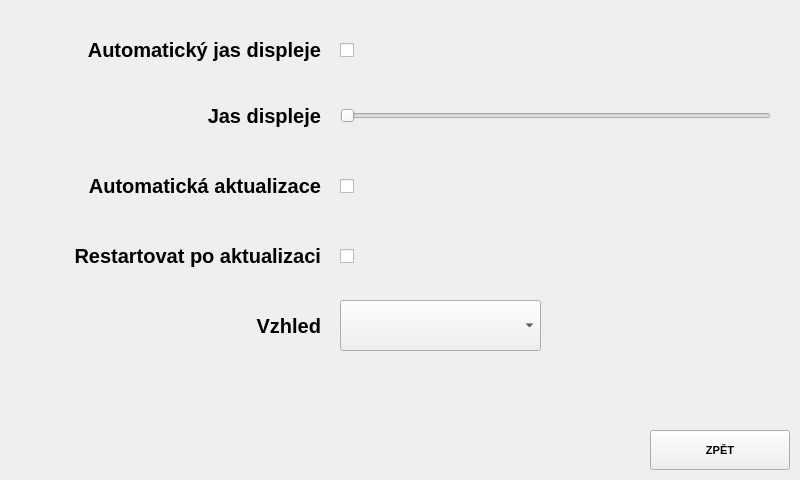
<?xml version="1.0" encoding="UTF-8"?>
<ui version="4.0">
 <class>Config</class>
 <widget class="QWidget" name="Config">
  <property name="geometry">
   <rect>
    <x>0</x>
    <y>0</y>
    <width>800</width>
    <height>480</height>
   </rect>
  </property>
  <property name="windowTitle">
   <string>Form</string>
  </property>
  <widget class="QPushButton" name="pushButtonBack">
   <property name="geometry">
    <rect>
     <x>650</x>
     <y>430</y>
     <width>140</width>
     <height>40</height>
    </rect>
   </property>
   <property name="font">
    <font>
     <pointsize>8</pointsize>
     <weight>75</weight>
     <bold>true</bold>
    </font>
   </property>
   <property name="text">
    <string>ZPĚT</string>
   </property>
  </widget>
  <widget class="QSlider" name="horizontalSliderBright">
   <property name="geometry">
    <rect>
     <x>340</x>
     <y>86</y>
     <width>431</width>
     <height>60</height>
    </rect>
   </property>
   <property name="minimum">
    <number>8</number>
   </property>
   <property name="maximum">
    <number>255</number>
   </property>
   <property name="orientation">
    <enum>Qt::Horizontal</enum>
   </property>
  </widget>
  <widget class="QLabel" name="label">
   <property name="geometry">
    <rect>
     <x>180</x>
     <y>86</y>
     <width>141</width>
     <height>60</height>
    </rect>
   </property>
   <property name="font">
    <font>
     <pointsize>15</pointsize>
     <weight>75</weight>
     <bold>true</bold>
    </font>
   </property>
   <property name="text">
    <string>Jas displeje</string>
   </property>
   <property name="alignment">
    <set>Qt::AlignRight|Qt::AlignTrailing|Qt::AlignVCenter</set>
   </property>
  </widget>
  <widget class="QLabel" name="label_2">
   <property name="geometry">
    <rect>
     <x>10</x>
     <y>156</y>
     <width>311</width>
     <height>60</height>
    </rect>
   </property>
   <property name="font">
    <font>
     <pointsize>15</pointsize>
     <weight>75</weight>
     <bold>true</bold>
    </font>
   </property>
   <property name="text">
    <string>Automatická aktualizace</string>
   </property>
   <property name="alignment">
    <set>Qt::AlignRight|Qt::AlignTrailing|Qt::AlignVCenter</set>
   </property>
  </widget>
  <widget class="QCheckBox" name="checkBoxAutoUpdate">
   <property name="geometry">
    <rect>
     <x>340</x>
     <y>146</y>
     <width>82</width>
     <height>81</height>
    </rect>
   </property>
   <property name="text">
    <string/>
   </property>
  </widget>
  <widget class="QLabel" name="label_3">
   <property name="geometry">
    <rect>
     <x>10</x>
     <y>226</y>
     <width>311</width>
     <height>60</height>
    </rect>
   </property>
   <property name="font">
    <font>
     <pointsize>15</pointsize>
     <weight>75</weight>
     <bold>true</bold>
    </font>
   </property>
   <property name="text">
    <string>Restartovat po aktualizaci</string>
   </property>
   <property name="alignment">
    <set>Qt::AlignRight|Qt::AlignTrailing|Qt::AlignVCenter</set>
   </property>
  </widget>
  <widget class="QCheckBox" name="checkBoxAutoReset">
   <property name="geometry">
    <rect>
     <x>340</x>
     <y>216</y>
     <width>82</width>
     <height>81</height>
    </rect>
   </property>
   <property name="text">
    <string/>
   </property>
  </widget>
  <widget class="QLabel" name="label_4">
   <property name="geometry">
    <rect>
     <x>10</x>
     <y>296</y>
     <width>311</width>
     <height>60</height>
    </rect>
   </property>
   <property name="font">
    <font>
     <pointsize>15</pointsize>
     <weight>75</weight>
     <bold>true</bold>
    </font>
   </property>
   <property name="text">
    <string>Vzhled</string>
   </property>
   <property name="alignment">
    <set>Qt::AlignRight|Qt::AlignTrailing|Qt::AlignVCenter</set>
   </property>
  </widget>
  <widget class="QComboBox" name="comboBoxStyle">
   <property name="geometry">
    <rect>
     <x>340</x>
     <y>300</y>
     <width>201</width>
     <height>51</height>
    </rect>
   </property>
   <property name="font">
    <font>
     <pointsize>15</pointsize>
     <weight>75</weight>
     <bold>true</bold>
    </font>
   </property>
  </widget>
  <widget class="QLabel" name="label_5">
   <property name="geometry">
    <rect>
     <x>10</x>
     <y>20</y>
     <width>311</width>
     <height>60</height>
    </rect>
   </property>
   <property name="font">
    <font>
     <pointsize>15</pointsize>
     <weight>75</weight>
     <bold>true</bold>
    </font>
   </property>
   <property name="text">
    <string>Automatický jas displeje</string>
   </property>
   <property name="alignment">
    <set>Qt::AlignRight|Qt::AlignTrailing|Qt::AlignVCenter</set>
   </property>
  </widget>
  <widget class="QCheckBox" name="checkBoxAutoBright">
   <property name="geometry">
    <rect>
     <x>340</x>
     <y>10</y>
     <width>82</width>
     <height>81</height>
    </rect>
   </property>
   <property name="text">
    <string/>
   </property>
  </widget>
 </widget>
 <resources/>
 <connections/>
</ui>
